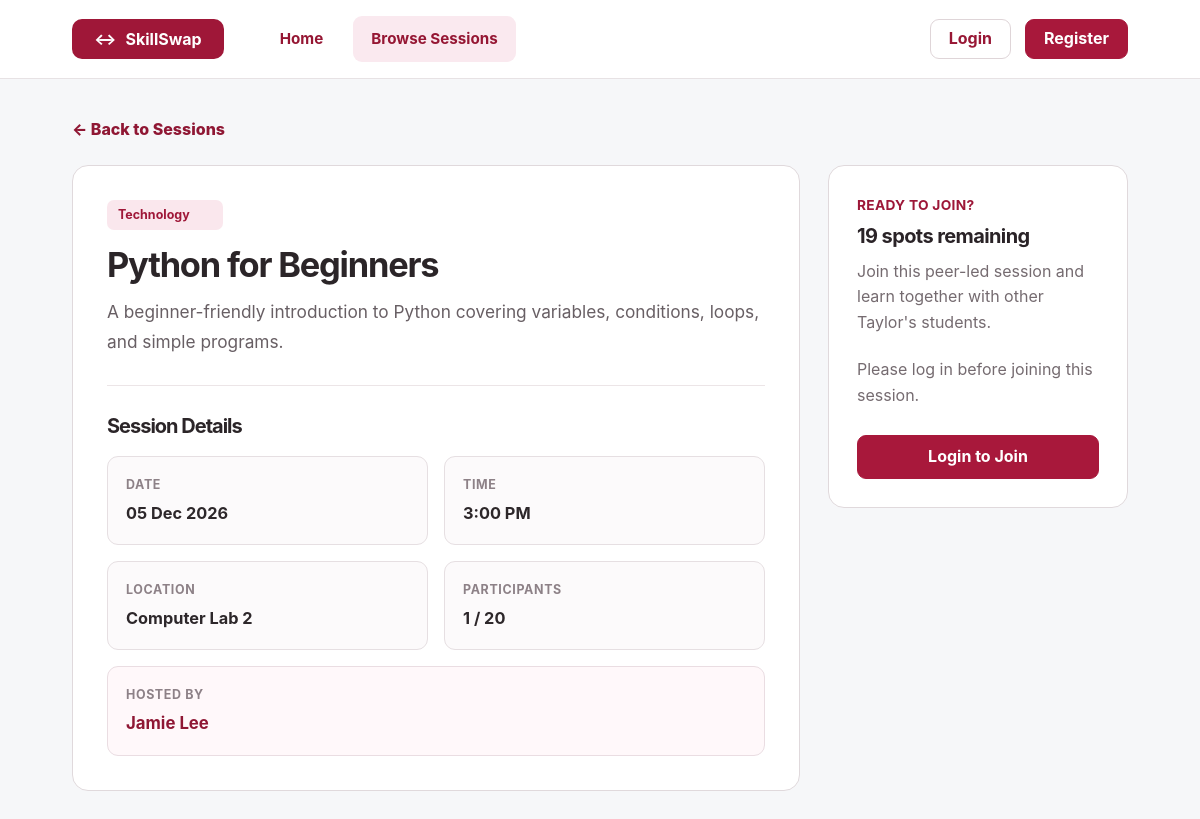
Page /session_details.php?id=6 on the committed database.
### tables this page shows
CREATE TABLE `skill_sessions` (
  `session_id` int NOT NULL,
  `creator_id` int NOT NULL,
  `title` varchar(150) NOT NULL,
  `category` varchar(50) NOT NULL,
  `description` text NOT NULL,
  `session_date` date NOT NULL,
  `session_time` time NOT NULL,
  `location` varchar(150) NOT NULL,
  `capacity` int NOT NULL
);

CREATE TABLE `users` (
  `user_id` int NOT NULL,
  `name` varchar(100) NOT NULL,
  `email` varchar(150) NOT NULL,
  `password` varchar(255) NOT NULL,
  `role` varchar(20) NOT NULL DEFAULT 'student'
);

### session_details.php (the view, shortened to what this page needs)
<?php
require_once "pdo.php";
$session_id = $_GET["id"] ?? "";
$back_url = "browse_sessions.php";
$stmt = $pdo->prepare(
    "SELECT
        skill_sessions.session_id,
        skill_sessions.creator_id,
        skill_sessions.title,
        skill_sessions.category,
        skill_sessions.description,
        skill_sessions.session_date,
        skill_sessions.session_time,
        skill_sessions.location,
        skill_sessions.capacity,
        users.name AS creator_name,
        COUNT(registrations.registration_id) AS joined_count
     FROM skill_sessions
     JOIN users
        ON skill_sessions.creator_id = users.user_id
     LEFT JOIN registrations
        ON skill_sessions.session_id = registrations.session_id
     WHERE skill_sessions.session_id = ?
     GROUP BY
        skill_sessions.session_id,
        skill_sessions.creator_id,
        skill_sessions.title,
        skill_sessions.category,
        skill_sessions.description,
        skill_sessions.session_date,
        skill_sessions.session_time,
        skill_sessions.location,
        skill_sessions.capacity,
        users.name"
);
$stmt->execute([(int)$session_id]);
$session = $stmt->fetch(PDO::FETCH_ASSOC);
$spots_left = (int)$session["capacity"] - (int)$session["joined_count"];
$is_joined = false;
?>
<!DOCTYPE html>
<html lang="en">
<head>
    <link rel="stylesheet" href="style.css">
</head>
<body class="details-page">
    <header class="site-header">
        <div class="site-header-inner">
            <a class="brand-mark" href="index.php">
                <span class="brand-icon">&harr;</span>
                <span>SkillSwap</span>
            </a>
            <nav class="main-nav">
                <a class="nav-link" href="index.php">Home</a>
                <a class="nav-link active" href="browse_sessions.php">Browse Sessions</a>
            </nav>
            <div class="nav-account">
                <?php if (isset($_SESSION["user_id"])): ?>
                    <a class="user-link" href="profile.php">
                        Hi, <?php echo htmlentities($_SESSION["name"]); ?>
                    </a>
                    <a class="btn btn-outline btn-small" href="logout.php">Logout</a>
                <?php else: ?>
                    <a class="btn btn-outline btn-small" href="login.php">Login</a>
                    <a class="btn btn-primary btn-small" href="register.php">Register</a>
                <?php endif; ?>
            </div>
        </div>
    </header>
    <main class="details-main">
        <a class="back-link" href="<?php echo htmlentities($back_url); ?>">&larr; Back to Sessions</a>
        <div class="details-layout">
            <section class="details-card">
                <span class="category-badge">
                    <?php echo htmlentities($session["category"]); ?>
                </span>
                <h1><?php echo htmlentities($session["title"]); ?></h1>
                <p class="details-description">
                    <?php echo nl2br(htmlentities($session["description"])); ?>
                </p>
                <div class="details-divider"></div>
                <h2>Session Details</h2>
                <div class="details-info-grid">
                    <div class="info-item">
                        <span class="info-label">Date</span>
                        <strong><?php echo date("d M Y", strtotime($session["session_date"])); ?></strong>
                    </div>
                    <div class="info-item">
                        <span class="info-label">Time</span>
                        <strong><?php echo date("g:i A", strtotime($session["session_time"])); ?></strong>
                    </div>
                    <div class="info-item">
                        <span class="info-label">Location</span>
                        <strong><?php echo htmlentities($session["location"]); ?></strong>
                    </div>
                    <div class="info-item">
                        <span class="info-label">Participants</span>
                        <strong>
                            <?php echo (int)$session["joined_count"]; ?> /
                            <?php echo (int)$session["capacity"]; ?>
                        </strong>
                    </div>
                </div>
                <div class="host-card">
                    <span class="info-label">Hosted by</span>
                    <strong><?php echo htmlentities($session["creator_name"]); ?></strong>
                </div>
            </section>
            <aside class="join-card">
                <p class="eyebrow">READY TO JOIN?</p>
                <h2><?php echo $spots_left; ?> spots remaining</h2>
                <p class="join-description">
                    Join this peer-led session and learn together with other Taylor's students.
                </p>
                <?php if (!isset($_SESSION["user_id"])): ?>
                    <p class="join-note">Please log in before joining this session.</p>
                    <a
                        class="btn btn-primary full-width-btn"
                        href="login.php?return_url=<?php echo urlencode('session_details.php?id=' . (int)$session['session_id']); ?>"
                    >Login to Join</a>
                <?php elseif ($is_joined): ?>
                    <div class="joined-note">You have already joined this session.</div>
                    <a class="btn btn-outline full-width-btn" href="my_sessions.php">View My Sessions</a>
                <?php elseif ($spots_left <= 0): ?>
                    <div class="full-note">This session is full.</div>
                <?php endif; ?>
            </aside>
        </div>
    </main>
</body>
</html>

### session_details.php (style rules this page uses)
.details-page .details-card h1 { font-size: 2.15rem !important; line-height: 1.08 !important; }
.details-page .details-card h2 { font-size: 1.25rem !important; line-height: 1.2 !important; }
.details-page .join-card h2 { font-size: 1.25rem !important; line-height: 1.25 !important; }

### rows in the picture
skill_sessions: category "Technology", title "Python for Beginners", description "A beginner-friendly introduction to Python covering variables, conditions, loops, and simple programs.", session_date "05 Dec 2026", session_time "3:00 PM", location "Computer Lab 2", capacity "20", creator.name "Jamie Lee"

### other values in the picture
$session["joined_count"] "1"
$spots_left "19"
